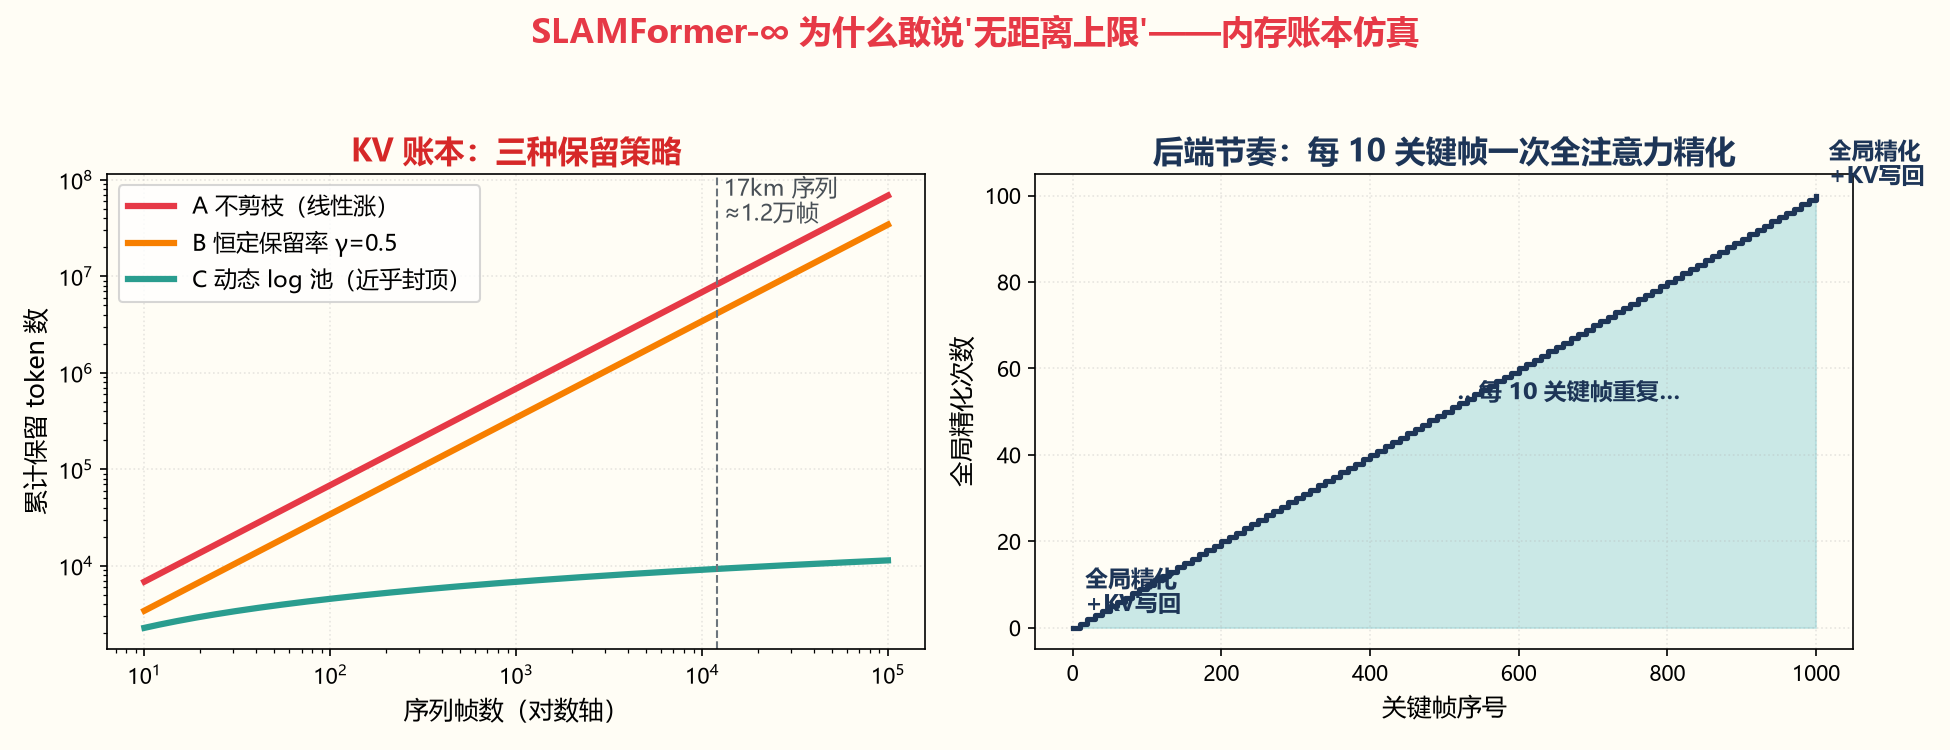

Reproduce this figure in Python.
# -*- coding: utf-8 -*-
"""
KV 内存账本仿真：为什么"无距离上限"在数学上成立？
复现 SLAM-Former 论文的三种 token 保留策略，在 CPU 上算一笔长序列内存账：
  策略A 不剪枝        —— KV 随帧数线性涨（首帧锚定法的账单）
  策略B 恒定保留率 γ  —— 前端每帧只看 γ·n 个 token，账本被压到 γ
  策略C 动态保留率    —— KV 池取 log/sqrt(n) 帧的量，账本近乎封顶
并模拟"后端每 10 关键帧全注意力精化 + KV 写回"的事件节奏。
零依赖 numpy + matplotlib。
运行: python kv_ledger_sim.py
"""
import io, os, sys
import numpy as np
sys.stdout = io.TextIOWrapper(sys.stdout.buffer, encoding="utf-8")

import matplotlib
matplotlib.use("Agg")
import matplotlib.pyplot as plt
from matplotlib import font_manager

# 中文字体（Windows）
for f in ["Microsoft YaHei", "SimHei"]:
    if any(f.lower() == x.name.lower() for x in font_manager.fontManager.ttflist):
        plt.rcParams["font.family"] = f
        break
plt.rcParams["axes.unicode_minus"] = False

# ---- 假设参数（量级取自 SLAM-Former demo 默认值：518 输入、37x37 patch 网格量级） ----
PATCH_PER_FRAME = 37 * 37 // 2      # 剪枝后的有效 token/帧 量级（示意）
DIM = 1024                          # 隐藏维
BYTES = 2                           # fp16
GAMMA = 0.5                         # 论文默认 retention_ratio
GAMMA_EVAL = 0.125                  # 论文实测"指标几乎不降"的保留率
frames = np.unique(np.logspace(1, 5, 200).astype(int))  # 10 ~ 100000 帧（17km 量级）

def kv_bytes(kept_tokens):
    """K+V 各一份：2 * tokens * dim * bytes"""
    return 2 * kept_tokens * DIM * BYTES

# 三种策略的"累计保留 token 数"
tok_A = frames * PATCH_PER_FRAME                       # 不剪枝：线性
tok_B = GAMMA * tok_A                                  # 恒定 γ：斜率变 γ
tok_C = np.log2(np.maximum(frames, 2)) * PATCH_PER_FRAME  # 动态 log 池：近乎封顶

def fmt(b):
    for u in ["B", "KiB", "MiB", "GiB", "TiB"]:
        if b < 1024: return f"{b:,.1f} {u}"
        b /= 1024
    return f"{b:,.1f} PiB"

# ---- 账本表 ----
print("=" * 78)
print("KV 内存账本仿真（dim=%d, fp16, K+V；token/帧=%d 示意）" % (DIM, PATCH_PER_FRAME))
print("=" * 78)
print(f"{'帧数':>8} | {'A 不剪枝':>12} | {'B γ=0.5':>12} | {'C 动态log池':>12} | C 相对 A 节省")
print("-" * 78)
marks = [100, 1_000, 12_000, 100_000]
for n in marks:
    i = np.argmin(np.abs(frames - n))
    a, b, c = kv_bytes(tok_A[i]), kv_bytes(tok_B[i]), kv_bytes(tok_C[i])
    print(f"{n:>8,} | {fmt(a):>12} | {fmt(b):>12} | {fmt(c):>12} | {a/c:>10,.0f}x")
print("-" * 78)
print("结论：A 的账单随里程无限涨（首帧锚定 + 全量 KV 的死穴）；")
print("      B 把斜率砍到 γ（12.5% 时重建指标几乎不降：Chamfer 0.026→0.029，加速 2/4/8x）；")
print("      C 用 log/sqrt 池让账本近乎封顶 —— 这就是'无距离上限'的数学前提。")

# ---- 后端节奏仿真：每 10 关键帧一次全注意力精化 + KV 写回 ----
N_KF = 1000
backend_ticks = np.arange(0, N_KF + 1, 10)   # bn_every=10
print()
print(f"后端节奏（bn_every=10）：{N_KF} 关键帧触发 {len(backend_ticks)-1} 次全局精化，")
print(f"每次对全部 {N_KF} 帧 map tokens 做一次全注意力前向（等价回环检测+位姿图优化），")
print(f"精化后 KV 写回前端（cache sharing）→ 前端在干净账本上继续增量跟踪。")

# ---- 彩色图 ----
fig, axes = plt.subplots(1, 2, figsize=(13, 5))
fig.patch.set_facecolor("#FFFDF5")

ax = axes[0]
ax.set_facecolor("#FFFDF5")
ax.plot(frames, tok_A, color="#E63946", lw=3, label="A 不剪枝（线性涨）")
ax.plot(frames, tok_B, color="#F77F00", lw=3, label=f"B 恒定保留率 γ={GAMMA}")
ax.plot(frames, tok_C, color="#2A9D8F", lw=3, label="C 动态 log 池（近乎封顶）")
ax.axvline(12000, color="#6C757D", ls="--", lw=1)
ax.text(12000, tok_A.max()*0.55, " 17km 序列\n ≈1.2万帧", fontsize=11, color="#495057")
ax.set_xscale("log"); ax.set_yscale("log")
ax.set_xlabel("序列帧数（对数轴）", fontsize=12)
ax.set_ylabel("累计保留 token 数", fontsize=12)
ax.set_title("KV 账本：三种保留策略", fontsize=15, fontweight="bold", color="#D62828")
ax.legend(fontsize=11); ax.grid(alpha=.3, ls=":")

ax = axes[1]
ax.set_facecolor("#FFFDF5")
ax.step(backend_ticks, np.arange(len(backend_ticks)), where="post",
        color="#1D3557", lw=2.5)
ax.fill_between(backend_ticks, 0, np.arange(len(backend_ticks)), step="post",
                color="#A8DADC", alpha=.6)
for t, lab in [(0, "全局精化\n+KV写回"), (500, "…每 10 关键帧重复…"), (1000, "全局精化\n+KV写回")]:
    ax.annotate(lab, (t, backend_ticks.searchsorted(t) if t else 1),
                fontsize=11, color="#1D3557", fontweight="bold", xytext=(6, 6),
                textcoords="offset points")
ax.set_xlabel("关键帧序号", fontsize=12)
ax.set_ylabel("全局精化次数", fontsize=12)
ax.set_title("后端节奏：每 10 关键帧一次全注意力精化", fontsize=15,
             fontweight="bold", color="#1D3557")
ax.grid(alpha=.3, ls=":")

plt.suptitle("SLAMFormer-∞ 为什么敢说'无距离上限'——内存账本仿真",
             fontsize=16, fontweight="bold", color="#E63946")
plt.tight_layout(rect=[0, 0, 1, 0.93])
out = os.path.join(os.path.dirname(os.path.abspath(__file__)), "kv_ledger_sim.png")
plt.savefig(out, dpi=150)
print(f"\n图已保存: {out}")
